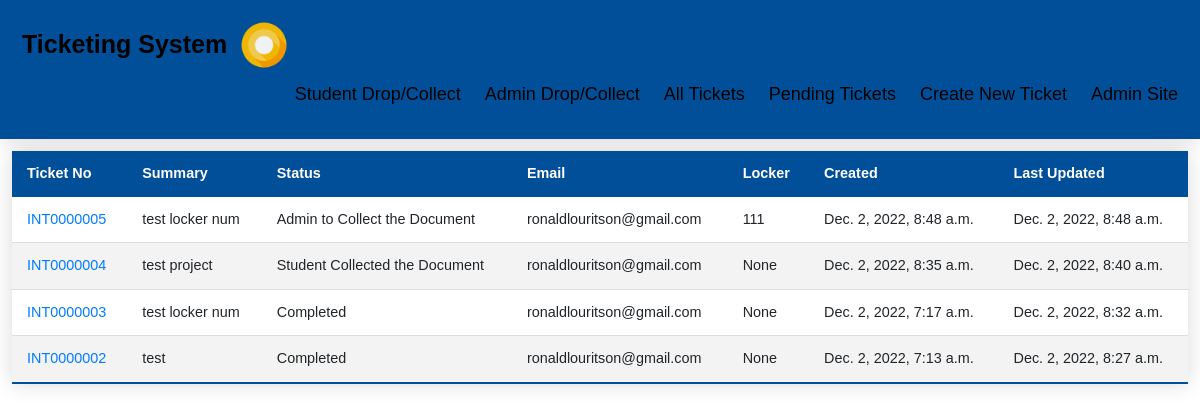
The page / on the database its author committed.
### ticketApp/models.py (models this page shows)
class Ticket(models.Model):
	title = models.CharField(max_length=100)
	requester_email = models.EmailField(blank=True,null=True)
	status = models.CharField(max_length=60, choices=TicketStatus.choices, default=TicketStatus.STUDENT_TO_DROP)
	description = models.TextField()
	locker_num = models.ForeignKey('Locker', limit_choices_to={'locker_status': 'Available'}, null=True, blank=True, default=None, on_delete=models.CASCADE)
	tag_num = models.IntegerField(blank=True,null=True,default=None)
	created_at = models.DateTimeField('created at', auto_now_add=True)
	updated_at = models.DateTimeField('updated at', auto_now=True)

class Locker(models.Model):
	locker_num = models.IntegerField(blank=True,null=True)
	locker_status = models.CharField(max_length=15, choices=LockerStatus.choices, default=LockerStatus.AVAILABLE)
	locker_available = models.BooleanField(default=True)
	created_at = models.DateTimeField('created at', auto_now_add=True)
	updated_at = models.DateTimeField('updated at', auto_now=True)
	def __str__(self):
		return str(self.locker_num)

### ticketApp/views.py (the view)
# urls.py: path('', views.index, name='index'),
def index(request):
	tickets = Ticket.objects.order_by('-created_at')[:20]
	return render(request,'index.html', {'tickets': tickets})

### ticketApp/templates/index.html (shortened to what this page needs)
{% extends 'base.html' %}
{% block content %}
<table class="styled-table">
	<thead>
		<tr>
			<th>Ticket No</th>
			<th>Summary</th>
			<th>Status</th>
			<th>Email</th>
			<th>Locker</th>
			<th>Created</th>
			<th>Last Updated</th>
		</tr>
	</thead>
	<tbody>
		{% for ticket in tickets %}
		<tr>
			<td><a href="/ticket/details_all/{{ticket.id}}">INT{{ticket.id|stringformat:"07d"}}</td>
			<td>{{ticket.title}}</td>
			<td>{{ticket.status}}</td>
			<td>{{ticket.requester_email}}</td>
			<td>{{ticket.locker_num}}</td>
			<td>{{ticket.created_at}}</td>
			<td>{{ticket.updated_at}}</td>
		</tr>
		{% endfor %}
	</tbody>
</table>
{% endblock %}

### static/style.css (style rules this page uses)
.styled-table { border-collapse: collapse; margin: 25px 0; width:98%; margin-top: 1%; margin-left:1%; margin-right:1%; font-size: 0.9em; font-family: sans-serif; min-width: 200px; box-shadow: 0 0 20px rgba(0, 0, 0, 0.15); }
.styled-table thead tr { background-color: #004f98; color: #ffffff; text-align: left; }
.styled-table th, .styled-table td { padding: 12px 15px; }
.styled-table tbody tr { border-bottom: 1px solid #dddddd; }
.styled-table tbody tr:nth-of-type(even) { background-color: #f3f3f3; }
.styled-table tbody tr:last-of-type { border-bottom: 2px solid #004f98; }

### rows shown on the page
Ticket: id "0000005", title "test locker num", status "Admin to Collect the Document", requester_email "ronaldlouritson@gmail.com", locker_num "111", created_at "Dec. 2, 2022, 8:48 a.m.", updated_at "Dec. 2, 2022, 8:48 a.m."
Ticket: id "0000004", title "test project", status "Student Collected the Document", requester_email "ronaldlouritson@gmail.com", locker_num "None", created_at "Dec. 2, 2022, 8:35 a.m.", updated_at "Dec. 2, 2022, 8:40 a.m."
Ticket: id "0000003", title "test locker num", status "Completed", requester_email "ronaldlouritson@gmail.com", locker_num "None", created_at "Dec. 2, 2022, 7:17 a.m.", updated_at "Dec. 2, 2022, 8:32 a.m."
Ticket: id "0000002", title "test", status "Completed", requester_email "ronaldlouritson@gmail.com", locker_num "None", created_at "Dec. 2, 2022, 7:13 a.m.", updated_at "Dec. 2, 2022, 8:27 a.m."
